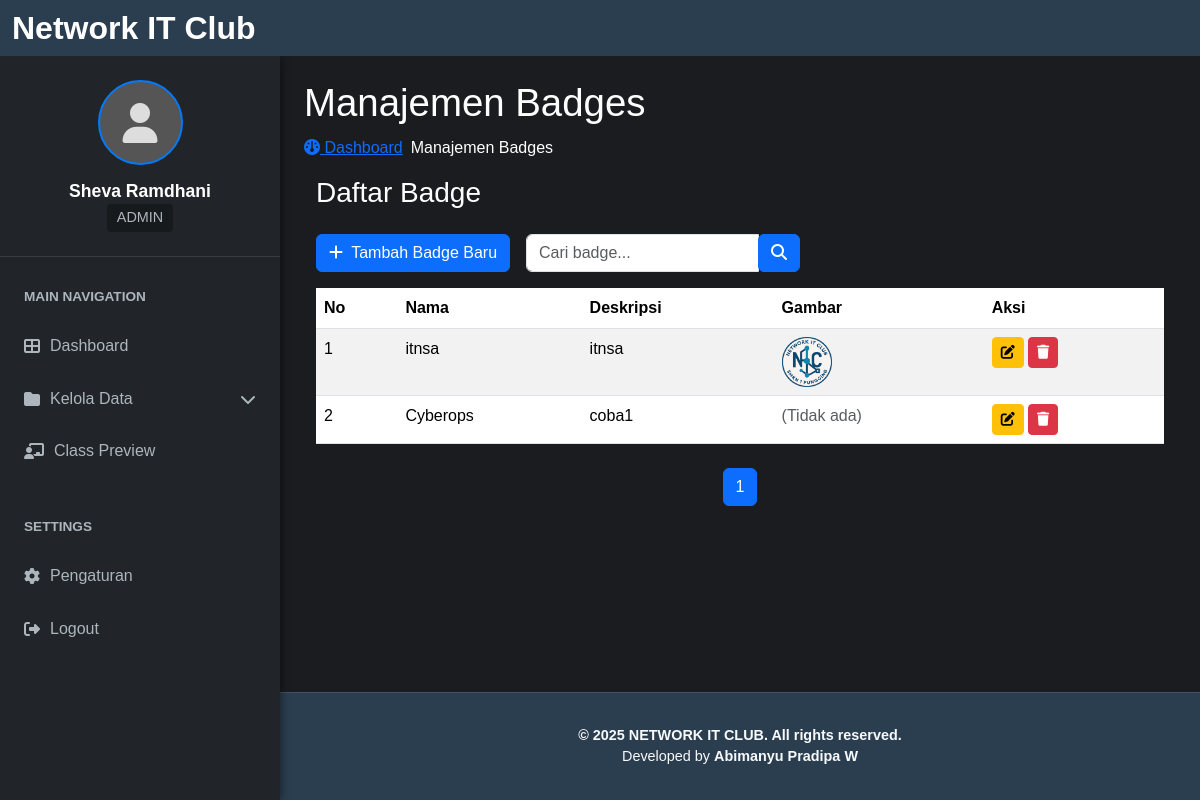
Page /dashboard/badges/index.php (signed in) on the committed database.
### tables this page shows
CREATE TABLE `badges` (
  `id` int(11) NOT NULL,
  `name` varchar(100) NOT NULL,
  `description` text DEFAULT NULL,
  `image_url` varchar(255) DEFAULT NULL,
  `created_at` timestamp NOT NULL DEFAULT current_timestamp()
);

### dashboard/badges/index.php (the view, shortened to what this page needs)
<?php
include '../dashboard_header.php';
include '../../includes/inc_koneksi.php';
$page_title = "Manajemen Badges";
$search_query = isset($_GET['search']) ? mysqli_real_escape_string($koneksi, $_GET['search']) : '';
$current_page = isset($_GET['page']) && is_numeric($_GET['page']) ? intval($_GET['page']) : 1;
$limit = 10;
$offset = ($current_page - 1) * $limit;
$count_query = "SELECT COUNT(*) as total FROM badges";
$count_result = mysqli_query($koneksi, $count_query);
$total_data = mysqli_fetch_assoc($count_result)['total'];
$total_pages = ceil($total_data / $limit);
$sql = "SELECT * FROM badges";
$sql .= " ORDER BY id DESC LIMIT $limit OFFSET $offset";
$result = mysqli_query($koneksi, $sql);
?>
<div class="content-wrapper mb-5" style="min-width: 100%;">
    <section class="content-header">
        <h1><?php echo $page_title; ?></h1>
        <ol class="breadcrumb gap-2">
            <li><a href="../../index.php"><i class="fa fa-dashboard"></i> Dashboard</a></li>
            <li class="active"><?php echo $page_title; ?></li>
        </ol>
    </section>
    <div class="container mt-2">
        <div class="box-header with-border">
            <h3 class="box-title">Daftar Badge</h3>
            <div class="box-tools pull-right d-flex align-items-center">
                <a href="add.php" class="btn btn-primary btn-l mb-3 mt-3">
                    <i class="fa fa-plus me-1"></i> Tambah Badge Baru
                </a>
                <form action="" method="GET" class="search-form me-3 m-3 h-100">
                    <div class="input-group">
                        <input type="text" name="search" class="form-control" placeholder="Cari badge..." value="<?= htmlspecialchars($search_query) ?>">
                        <div class="input-group-btn">
                            <button type="submit" class="btn btn-primary"><i class="fa fa-search"></i></button>
                        </div>
                    </div>
                </form>
            </div>
        </div>
        <table class="table table-striped">
            <thead>
                <tr>
                    <th>No</th>
                    <th>Nama</th>
                    <th>Deskripsi</th>
                    <th>Gambar</th>
                    <th>Aksi</th>
                </tr>
            </thead>
            <tbody>
                <?php if (mysqli_num_rows($result) > 0): $no = $offset + 1; ?>
                    <?php while ($row = mysqli_fetch_assoc($result)): ?>
                        <tr>
                            <td><?= $no++ ?></td>
                            <td><?= htmlspecialchars($row['name']) ?></td>
                            <td><?= htmlspecialchars($row['description']) ?></td>
                            <td>
                                <?php if (!empty($row['image_url'])): ?>
                                    <img src="../../uploads/<?= htmlspecialchars($row['image_url']) ?>" alt="Badge Image" width="50">
                                <?php else: ?>
                                    <span class="text-muted">(Tidak ada)</span>
                                <?php endif; ?>
                            </td>
                            <td>
                                <a href="edit.php?id=<?= $row['id'] ?>" class="btn btn-sm btn-warning"><i class="fa fa-edit"></i></a>
                                <a href="delete.php?id=<?= $row['id'] ?>" class="btn btn-sm btn-danger" onclick="return confirm('Yakin ingin menghapus badge ini?')"><i class="fa fa-trash"></i></a>
                            </td>
                        </tr>
                    <?php endwhile; ?>
                <?php else: ?>
                    <tr>
                        <td colspan="5" class="text-center">Belum ada badge</td>
                    </tr>
                <?php endif; ?>
            </tbody>
        </table>
        <nav aria-label="Page navigation">
            <ul class="pagination justify-content-center mt-4">
                <?php for ($i = 1; $i <= $total_pages; $i++): ?>
                    <li class="page-item <?= $i == $current_page ? 'active' : '' ?>">
                        <a class="page-link" href="?page=<?= $i ?>&search=<?= urlencode($search_query) ?>"><?= $i ?></a>
                    </li>
                <?php endfor; ?>
            </ul>
        </nav>
    </div>
</div>
<?php require_once '../dashboard_footer.php'; ?>

### css/dashboard.css (style rules this page uses)
:root { --sidebar-width: 280px; --navbar-height: 56px; --footer-height: 60px; --header-bg: #2b3e50; --sidebar-bg: #212529; --main-content-bg: #1a1c20; --text-color: #ffffff; --accent-color: #007bff; --muted-text: #adb5bd; --navbar-brand-desktop-size: 2rem; --navbar-brand-tablet-size: 1.5rem; --navbar-brand-mobile-size: 1.25rem; --profile-name-desktop-size: 1.1rem; --profile-name-tablet-size: 1rem; --profile-name-mobile-size: 0.9rem; --profile-role-desktop-size: 0.9rem; --profile-role-tablet-size: 0.8rem; --profile-role-mobile-size: 0.7rem; --sidebar-heading-desktop-size: 0.85rem; --sidebar-heading-tablet-size: 0.75rem; --sidebar-heading-mobile-size: 0.65rem; --list-item-desktop-size: 1rem; --list-item-tablet-size: 0.9rem; --list-item-mobile-size: 0.8rem; --card-icon-desktop-size: 5rem; --card-icon-mobile-size: 4.5rem; }
body { background-color: var(--main-content-bg); color: var(--text-color); font-family: "Segoe UI", Tahoma, Geneva, Verdana, sans-serif; margin: 0; min-height: 100vh; display: flex; flex-direction: column; }

### dashboard/css/class.css (style rules this page uses)
:root { --blue: #2a33bf; --white: #ffffff; --black: #000000; --bg: #121212; }
body { background-color: var(--bg); color: var(--white); font-family: Arial, sans-serif; text-decoration: none; }

### dashboard/css/material.css (style rules this page uses)
h1 { font-size: 2.4rem; margin-bottom: 10px; color: #fefefe; }

### rows in the picture
badges: name "itnsa", description "itnsa", image_url (picture)
badges: name "Cyberops", description "coba1", shows "(Tidak ada)"

### other values in the picture
$logged_in_username "Sheva Ramdhani"
$logged_in_role "ADMIN"
$text "Dashboard"
$text "Kelola Data"
$text "Class Preview"
$page_title "Manajemen Badges"
